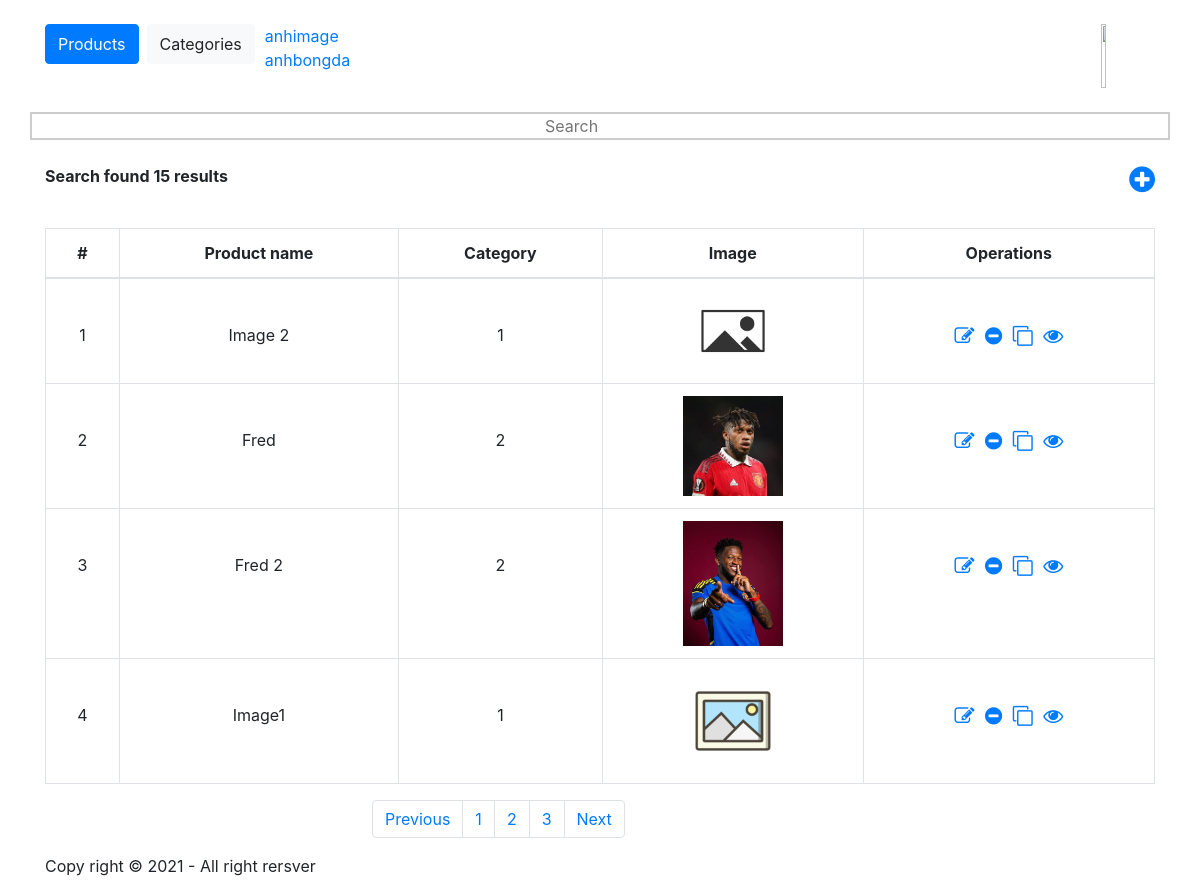
The page / on the database its author committed.
### tables this page shows
CREATE TABLE `danhmuc` (
  `id` int(11) NOT NULL,
  `tendanhmuc` varchar(200) NOT NULL
);

CREATE TABLE `sanpham` (
  `id` int(11) UNSIGNED NOT NULL,
  `tensp` varchar(200) NOT NULL,
  `hinhanh` varchar(200) NOT NULL,
  `id_danhmuc` int(11) NOT NULL
);

### class/clstmdt.php (the view, shortened to what this page needs)
<?php
class tmdt
{
    public function connect()
	{
		$conn = mysqli_connect("localhost", "tmdt", "123456", "lampart_test2");
		if(!$conn)
		{
			echo 'Khong ket noi dc csdl';
			exit();
		}
		else
		{
			mysqli_set_charset($conn,"utf8");
			return $conn;
		}
	}
    public function xuatsanpham($sql)
    {
        $link = $this->connect();
        $ketqua = mysqli_query($link, $sql);
        $i = mysqli_num_rows($ketqua);
        $dem = 1;
        if($i > 0)
        {
            while($row = mysqli_fetch_array($ketqua))
            {
                $id = $row['id'];
                $tensp = $row['tensp'];
                $hinhanh = $row['hinhanh'];
                $id_danhmuc = $row['id_danhmuc'];
                echo '<tr>
                        <td class="pc">'.$dem.'</td>
                        <td class="pc">'.$tensp.'</td>
                        <td class="pc">'.$id_danhmuc.'</td>
                        <td><img src="images/'.$hinhanh.'" alt="" style="width: 100px;"></td>
                        <td class="pc">
                            <a href="qlsp/suasp.php?layid='.$id.'"><i class="fa fa-pencil-square-o" aria-hidden="true"></i></a>
                            <a href="qlsp/xoasp.php?layid='.$id.'"><i class="fa fa-minus-circle" aria-hidden="true"></i></a>
                            <a href=""><i class="fa fa-clone" aria-hidden="true"></i></a>
                            <a href="chitietsp.php?layid='.$id.'"><i class="fa fa-eye" aria-hidden="true"></i></a>
                        </td>
                    </tr>
                    ';
                $dem++;
            }
        }
        else{
            echo 'Khong co csdl';
        }
    }
    public function load_menu_danhmuc($sql)
    {
        $link = $this->connect();
		$ketqua = mysqli_query($link, $sql);
		$i = mysqli_num_rows($ketqua);
		if($i > 0)
		{
			while($row = mysqli_fetch_array($ketqua))
			{
				$id = $row['id'];
				$tendanhmuc = $row['tendanhmuc'];
				echo '<li><a href="?id_danhmuc='.$id.'">'.$tendanhmuc.'</a></li>';
			}
		}
		else
		{
			echo 'Khong co csdl';
		}
    }
}
?>

### index.php (shortened to what this page needs)
<?php
    include("class/clstmdt.php");
    $p = new tmdt();
?>
<!DOCTYPE html>
<html lang="en">
<head>
    <link rel="stylesheet" href="https://cdnjs.cloudflare.com/ajax/libs/font-awesome/4.7.0/css/font-awesome.min.css">
    <link rel="stylesheet" href="https://cdn.jsdelivr.net/npm/bootstrap@4.6.2/dist/css/bootstrap.min.css">
</head>
<body>
    <div class="container">
        <header>
            <div class="row mt-4">
                <div class="col-md-6 d-flex">
                    <a href="?id_danhmuc=0"><button class="btn btn-primary mr-2" style="height: 40px;">Products</button></a>
                    <button class="btn btn-light" style="height: 40px;">Categories</button>
                    <ul style="list-style: none; padding-left: 10px;">
                        <?php
                            $p->load_menu_danhmuc("select * from danhmuc order by id asc");
                        ?>
                    </ul>
                </div>
                <div class="col-md-6">
                    <img src="https://itviec.com/rails/active_storage/representations/proxy/eyJfcmFpbHMiOnsibWVzc2FnZSI6IkJBaHBBeWtwREE9PSIsImV4cCI6bnVsbCwicHVyIjoiYmxvYl9pZCJ9fQ==--14de276b6be760860ab26df8376669b2eaee11ae/eyJfcmFpbHMiOnsibWVzc2FnZSI6IkJBaDdCem9MWm05eWJXRjBTU0lJYW5CbkJqb0dSVlE2RkhKbGMybDZaVjkwYjE5c2FXMXBkRnNIYVFJc0FXa0NMQUU9IiwiZXhwIjpudWxsLCJwdXIiOiJ2YXJpYXRpb24ifX0=--1b8988b96ed4a58d3628eb3340c8b231786ccfc0/lampart-logo.jpg" alt="" style="width: 10%; height: 100%; float: right;">
                </div>
            </div>
        </header>
        <div class="content">
            <div class="row mt-4">
                <input type="text" name="" id="" placeholder="Search" class="w-100" style="border: 2px solid #ccc; padding: 0 45%;">
            </div>
            <div class="row mt-4">
                <div class="col-md-6">
                    <p class="font-weight-bold">Search found 15 results</p>
                </div>
                <div class="col-md-6">
                    <a href="qlsp/themsp.php">
                        <i class="fa fa-plus-circle" aria-hidden="true" style="float: right; font-size: 30px;"></i>
                    </a>
                </div>
            </div>
            <div class="row mt-4" style="text-align: center; ">
                <div class="col-md-12">
                    <form action="" method="post" enctype="multipart/form-data" name="form1">
                        <table class="table table-bordered">
                            <thead>
                            <tr>
                                <th>#</th>
                                <th>Product name</th>
                                <th>Category</th>
                                <th>Image</th>
                                <th>Operations</th>
                            </tr>
                            </thead>
                            <tbody>
                                <?php
                                    $id_danhmuc = $_REQUEST['id_danhmuc'];
                                    if($id_danhmuc > 0)
                                    {
                                        $p->xuatsanpham("select * from sanpham where id_danhmuc='$id_danhmuc' order by id asc");
                                    }
                                    else
                                    {
                                        $p->xuatsanpham("select * from sanpham order by id asc");
                                    }
                                ?>
                            </tbody>
                        </table>
                    </form>
                </div>
            </div>
            <div class="row">
                <div class="col-md-12" style="padding: 0 30%;">
                    <nav aria-label="Page navigation example">
                        <ul class="pagination">
                            <li class="page-item"><a class="page-link" href="#">Previous</a></li>
                            <li class="page-item"><a class="page-link" href="#">1</a></li>
                            <li class="page-item"><a class="page-link" href="#">2</a></li>
                            <li class="page-item"><a class="page-link" href="#">3</a></li>
                            <li class="page-item"><a class="page-link" href="#">Next</a></li>
                        </ul>
                    </nav>
                </div>
            </div>
        </div>
        <footer>
            <p>Copy right © 2021 - All right rersver</p>
        </footer>
    </div>
</body>
</html>

### index.php (style rules this page uses)
.table>tbody>tr>td.pc { padding-top: 4%; }
form .fa { padding: 3px; font-size: 20px; }

### rows shown on the page
danhmuc: tendanhmuc "anhimage"
danhmuc: tendanhmuc "anhbongda"
sanpham: tensp "Image 2", id_danhmuc "1", hinhanh (picture)
sanpham: tensp "Fred", id_danhmuc "2", hinhanh (picture)
sanpham: tensp "Fred 2", id_danhmuc "2", hinhanh (picture)
sanpham: tensp "Image1", id_danhmuc "1", hinhanh (picture)
